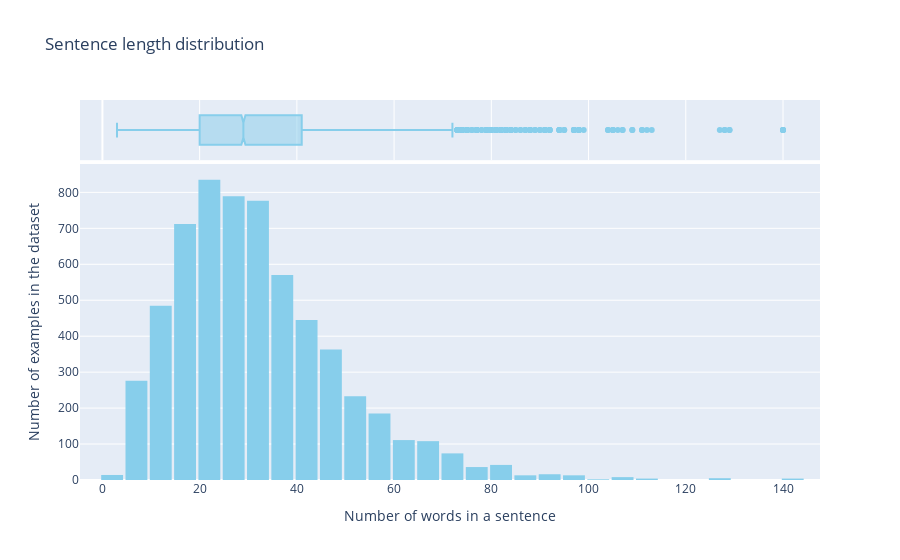

Notebook code cell kept with this figure:
### Markdown cell above
### **Length and counts**

### Code cell
import plotly.express as px

df['context_words'] = df['context'].apply(lambda x: len(str(x).split()))
df['fragment_words'] = df['fragment'].apply(lambda x: len(str(x).split()))

fig = px.histogram(
    df, 
    x="context_words", 
    nbins=50,
    title='Sentence length distribution',
    labels={'context_words': 'Number of words', 'count': 'Number of sentences'},
    color_discrete_sequence=['skyblue'],
    marginal="box" 
)

fig.update_layout(
    bargap=0.1,
    xaxis_title="Number of words in a sentence",
    yaxis_title="Number of examples in the dataset"
)

fig.show()

### Figure 1 — Plotly figure (JSON) as saved in the notebook; plotly's stock layout.template omitted (floating-point values rounded to 4 significant figures; data arrays with more than 128 entries replaced by an {"elided": "..."} marker saying what was removed)
{"data": [{"bingroup": "x", "hovertemplate": "Number of words=%{x}<br>count=%{y}<extra></extra>", "legendgroup": "", "marker": {"color": "skyblue", "pattern": {"shape": ""}}, "name": "", "nbinsx": 50, "orientation": "v", "showlegend": false, "type": "histogram", "x": {"elided": "6120 int values"}, "xaxis": "x", "yaxis": "y"}, {"hovertemplate": "Number of words=%{x}<extra></extra>", "legendgroup": "", "marker": {"color": "skyblue"}, "name": "", "notched": true, "showlegend": false, "type": "box", "x": {"elided": "6120 int values"}, "xaxis": "x2", "yaxis": "y2"}], "layout": {"bargap": 0.1, "barmode": "relative", "legend": {"tracegroupgap": 0}, "title": {"text": "Sentence length distribution"}, "xaxis": {"anchor": "y", "domain": [0, 1], "title": {"text": "Number of words in a sentence"}}, "xaxis2": {"anchor": "y2", "domain": [0, 1], "matches": "x", "showgrid": true, "showticklabels": false}, "yaxis": {"anchor": "x", "domain": [0, 0.8316], "title": {"text": "Number of examples in the dataset"}}, "yaxis2": {"anchor": "x2", "domain": [0.8416, 1], "matches": "y2", "showgrid": false, "showline": false, "showticklabels": false, "ticks": ""}}}
